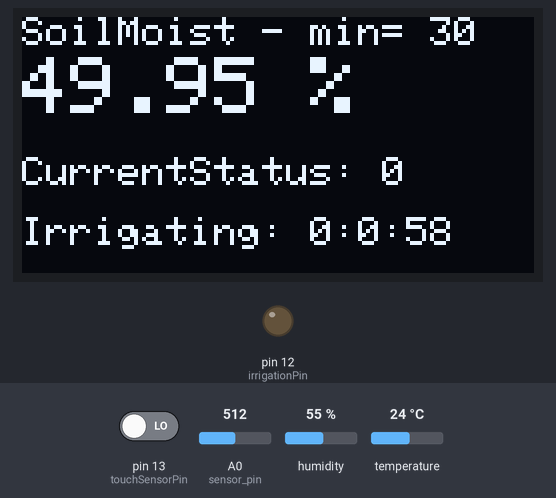
Simulated run of this sketch. Board: Arduino Uno, built with avr-gcc and run on an emulated ATmega328P. On the bench: 128×64 one-colour display, output pins drawn as LEDs (lit = HIGH). Dashed ring = blinking. The inputs (shaded band) are chosen by the test bench; at power-on: pin 13 (touchSensorPin) LOW, humidity 55 %, A0 (sensor_pin) = 512, temperature 24 °C. What the sketch prints to the serial monitor is not drawn.

Above: at 1.5 s.
2.3 s: pin 13 (touchSensorPin) driven HIGH
At 5.1 s:
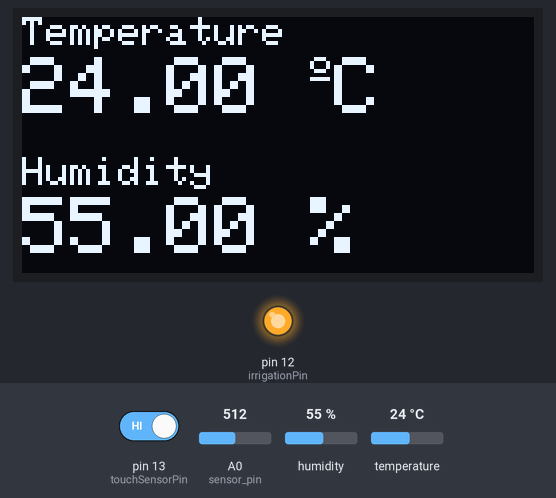
5.3 s: humidity set to 22 %
At 6.7 s:
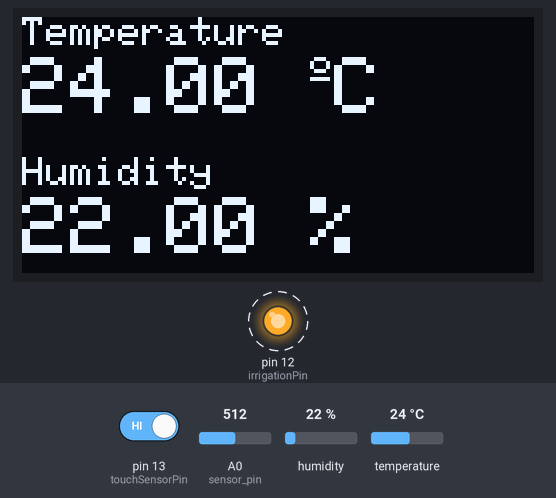
8.3 s: A0 (sensor_pin) set to 900
At 9.9 s:
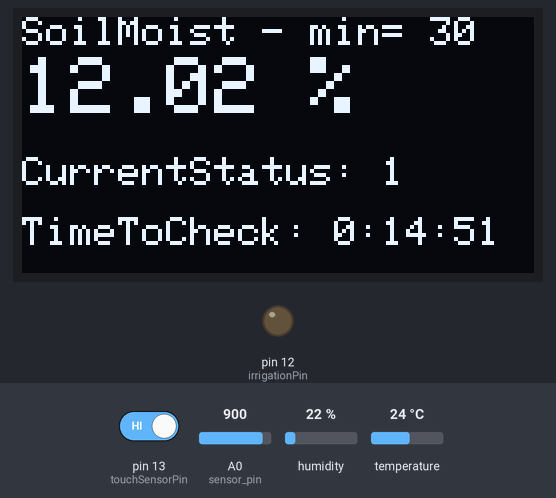
10.4 s: temperature set to 12 °C
At 12.0 s:
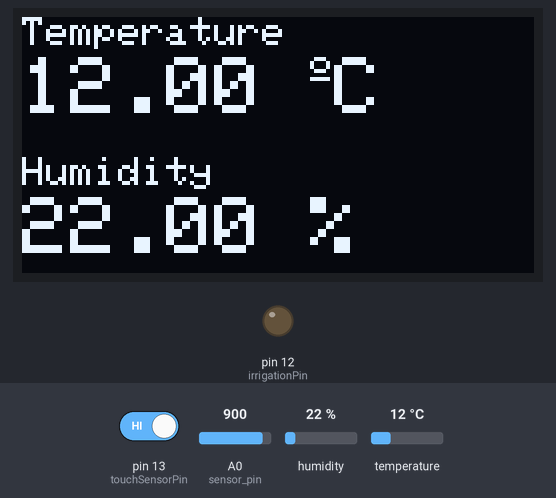
12.8 s: A0 (sensor_pin) set to 1023
At 13.6 s:
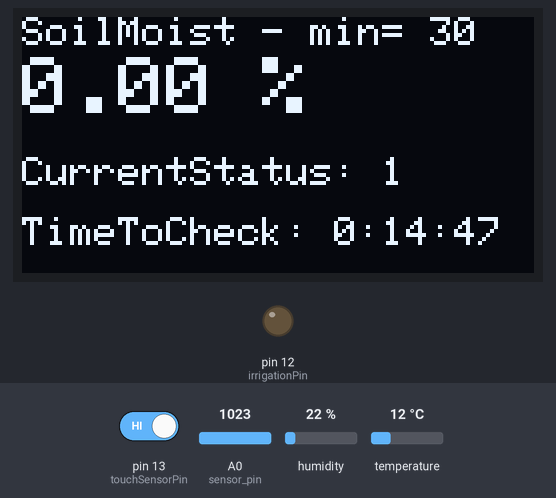
14.6 s: pin 13 (touchSensorPin) driven LOW
At 16.5 s:
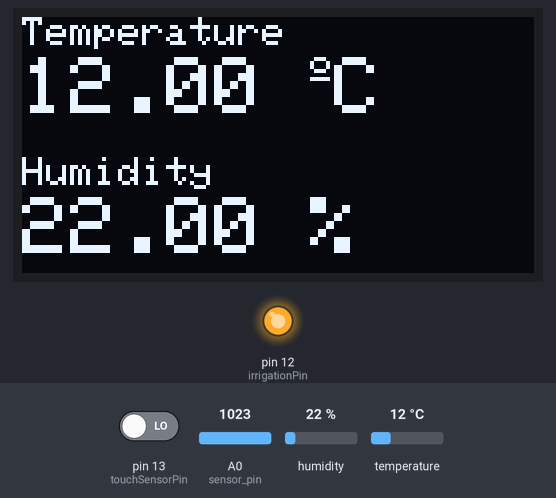
Timing chart, 0 to 17.9 s (numbered marks = the images above; inputs shaded):
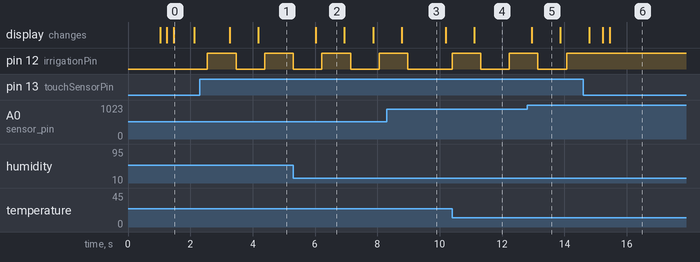

The sketch:

PlantOnator.ino
```cpp
///PLANT'ONATOR CODE
#include <Arduino.h>
#include <Adafruit_AHT10.h>
#include <Wire.h>
#include <Adafruit_Sensor.h>
#include <Adafruit_GFX.h>     // include Adafruit graphics library
#include <Adafruit_SSD1306.h> // include Adafruit SSD1306 OLED display driver

#define SCREEN_WIDTH 128
#define SCREEN_HEIGHT 64
#define SOIL_MOISTURE_MIN 30

//Pin definition
int irrigationPin = 12;
int touchSensorPin = 13;
const int sensor_pin = A0;  /* Connect Soil moisture analog sensor pin to A0 of NodeMCU */

//AHT variables
float temperature;
float humidity;

//Soil humidity sensor variables
float moisture_percentage;
bool irrigationCurrentState;

//Screen variables
bool soilMoistureViewActive = false;
unsigned long oledScreenViewTime = 2500;
unsigned long checkDataPrevMillis;
// Declaration for an SSD1306 display connected to I2C (SDA, SCL pins)
Adafruit_SSD1306 display(SCREEN_WIDTH, SCREEN_HEIGHT, &Wire, -1);
Adafruit_AHT10 aht;

//Irrigation timer variables
unsigned long checkIrrigationPrevMillis;
unsigned long lastcheckIrrigationMillis;
unsigned long checkIrrigationTimer = 900000; //timer until change irrigation state to on 40 min
unsigned long irrigationTimerON = 60000; //timer until change irrigation state to on 40 min
bool checkIrrigationFlag = true;

// Arduino function that converts milliseconds into HH:MM:SS format
String msToHMS(unsigned long milliseconds) {
  int seconds = milliseconds / 1000;
  int minutes = seconds / 60;
  int hours = minutes / 60;

  String hms = String(hours) + ":";
  hms += String(minutes % 60) + ":";
  hms += String(seconds % 60);

  return hms;
}

void initOled() {
  delay(1000);  // wait a second
  if (!display.begin(SSD1306_SWITCHCAPVCC, 0x3C)) {
    Serial.println(F("SSD1306 allocation failed"));
    for (;;);
  }
  // clear the display buffer.
  display.clearDisplay();
  display.setTextSize(1);   // text size = 1
  display.setTextColor(WHITE, BLACK);  // set text color to white and black background
  display.setTextWrap(false);           // disable text wrap
}

void sendNotificationOled(String message)
{
  display.clearDisplay();
  display.setTextSize(1);
  display.setCursor(0, 10);
  display.print(message);
  display.display();
  delay(2000);

}

void updateOled(float temperature, float humidity, float moisture_percentage, bool irrigationCurrentState) {
  if (soilMoistureViewActive == false) {
    display.clearDisplay();
    display.setTextSize(1);
    display.setCursor(0, 0);
    display.print("Temperature");
    display.setTextSize(2);
    display.setCursor(0, 10);
    display.print(temperature);
    display.print(" ");
    display.setTextSize(1);
    display.write(167);
    display.setTextSize(2);
    display.print("C ");
    display.setTextSize(1);
    display.setCursor(0, 35);
    display.print("Humidity");
    display.setTextSize(2);
    display.setCursor(0, 45);
    display.print(humidity);
    display.print(" % ");
    display.display();
  }
  else {
    display.clearDisplay();
    display.setTextSize(1);
    display.setCursor(0, 0);
    display.print("SoilMoist - min= ");
       display.print(SOIL_MOISTURE_MIN);
    display.setTextSize(2);
    display.setCursor(0, 10);
    display.print(moisture_percentage);
    display.print(" %");
    display.setTextSize(1);
    display.setCursor(0, 35);
    display.print("CurrentStatus: ");
    display.print(irrigationCurrentState);
    display.setTextSize(1);
    display.setCursor(0, 50);
    //If it is irrigating (irrigationCurrentState==0) shows the remaining time to stop irrigation
    if (!irrigationCurrentState) {
      display.print("Irrigating: ");
      display.print(msToHMS(lastcheckIrrigationMillis + irrigationTimerON - millis()));
    }
    //If it not irrigating (irrigationCurrentState==1) shows the remaining time to check moisture_percentage level
    else {
      display.print("TimeToCheck: ");
      display.print(msToHMS(checkIrrigationPrevMillis + checkIrrigationTimer - millis()));
    }
    display.display();
  }
}

void initAHT()
{
  if (!aht.begin())
  {
    Serial.println("Could not find AHT10? Check wiring");
    while (1)
      delay(10);
  }
  Serial.println("AHT10 found");
}

float getMoisturePercentage() {
  float moisture_percentage;
  moisture_percentage = ( 100.00 - ( (analogRead(sensor_pin) / 1023.00) * 100.00 ) );

  //Serial.print("Soil Moisture(in Percentage) = ");
  //Serial.print(moisture_percentage);
  //Serial.println("%");
  delay(100);
  return moisture_percentage;
}

void changeIrrigationState(bool irrigationCurrentState)
{
  bool irrigationState;
  if (irrigationCurrentState) {
    irrigationState = 0;
  }
  else {
    irrigationState = 1;
  }
  digitalWrite(irrigationPin, irrigationState);
  Serial.println("IrrigationStatePin changed to: ");
  Serial.println(irrigationState);
  delay(500);
}

void setup() {
  Serial.begin(115200);
  // Initialize sensors
  initOled();
  initAHT();
  pinMode(irrigationPin, OUTPUT);
  pinMode(touchSensorPin, INPUT);
}

void loop() {
  sensors_event_t humidity, temp;
  aht.getEvent(&humidity, &temp); // populate temp and humidity objects with fresh data
  moisture_percentage = getMoisturePercentage();
  irrigationCurrentState = digitalRead(irrigationPin);
  updateOled(temp.temperature, humidity.relative_humidity, moisture_percentage, irrigationCurrentState);

  if (digitalRead(touchSensorPin)) {
    delay(200);
    changeIrrigationState(digitalRead(irrigationPin));
  }

  //Timer to check change between th einfor that is show in the screen
  if ((millis() - checkDataPrevMillis > oledScreenViewTime || checkDataPrevMillis == 0))
  {
    checkDataPrevMillis = millis();
    soilMoistureViewActive = !soilMoistureViewActive;

  }

  //Timer to check irrigation status to avoid overwatering on slow response
  if ((millis() - checkIrrigationPrevMillis > checkIrrigationTimer ))
  {
    Serial.println("Checking Irrigation");
    checkIrrigationPrevMillis = millis();
    checkIrrigationFlag = 1;
  }

  //Si no está regando pero el soilHumidity es menor que el esperado cambia el estado de irrigación a encendido
  if ( irrigationCurrentState == 1 && moisture_percentage < SOIL_MOISTURE_MIN && checkIrrigationFlag)
  {
    Serial.println("Starting irrigation");
    lastcheckIrrigationMillis = millis();
    checkIrrigationFlag = 0;
    changeIrrigationState(irrigationCurrentState);
  }
  //Si está regando comprueba el tiempo desde que empezó el riego y cuando sea mayor lo apaga
  else if (irrigationCurrentState == 0 && (millis() - lastcheckIrrigationMillis >= irrigationTimerON) )
  {
    Serial.println("Turning off irrigation due timout");
    lastcheckIrrigationMillis = millis();
    checkIrrigationFlag = 0;
    changeIrrigationState(irrigationCurrentState);
  }

}
```

Measured:
- after the input at 2.3 s, pin 12 (irrigationPin): LOW → HIGH after 0.25 s, → LOW 0.92 s later, → HIGH 0.92 s later; the display: first changes after 0.97 s (image 1 shows a later state)
- after the input at 5.3 s, the display: changes after 0.72 s (image 2)
- after the input at 10.4 s, the display: changes after 0.71 s (image 4)
- after the input at 14.6 s, pin 12 (irrigationPin): stops changing and stays HIGH
- what the display in image 0 shows lasts 0.6 s, from 1.5 s to 2.1 s
- what the display in image 2 shows lasts 0.9 s, from 6.0 s to 6.9 s
- what the display in image 3 shows lasts 1.4 s, from 8.8 s to 10.2 s
